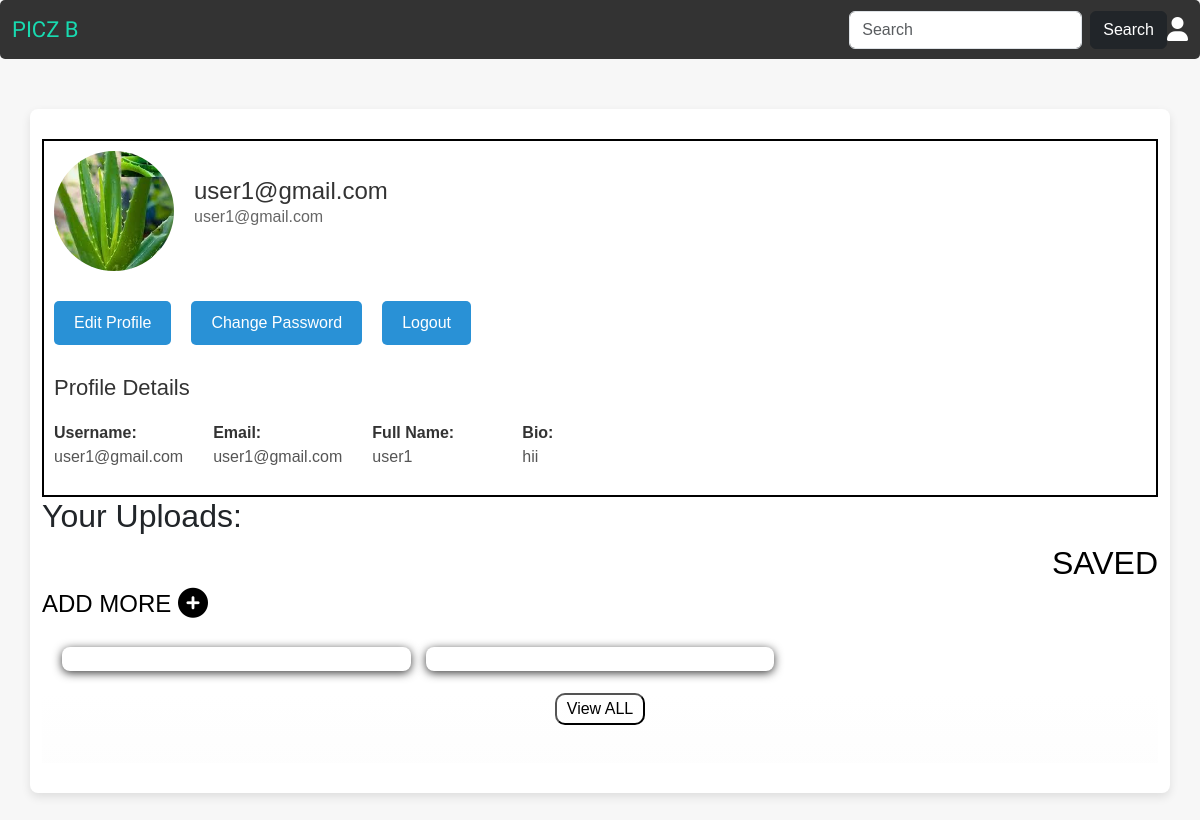
/user_prfl (signed in), run on an earlier commit of the app's database.
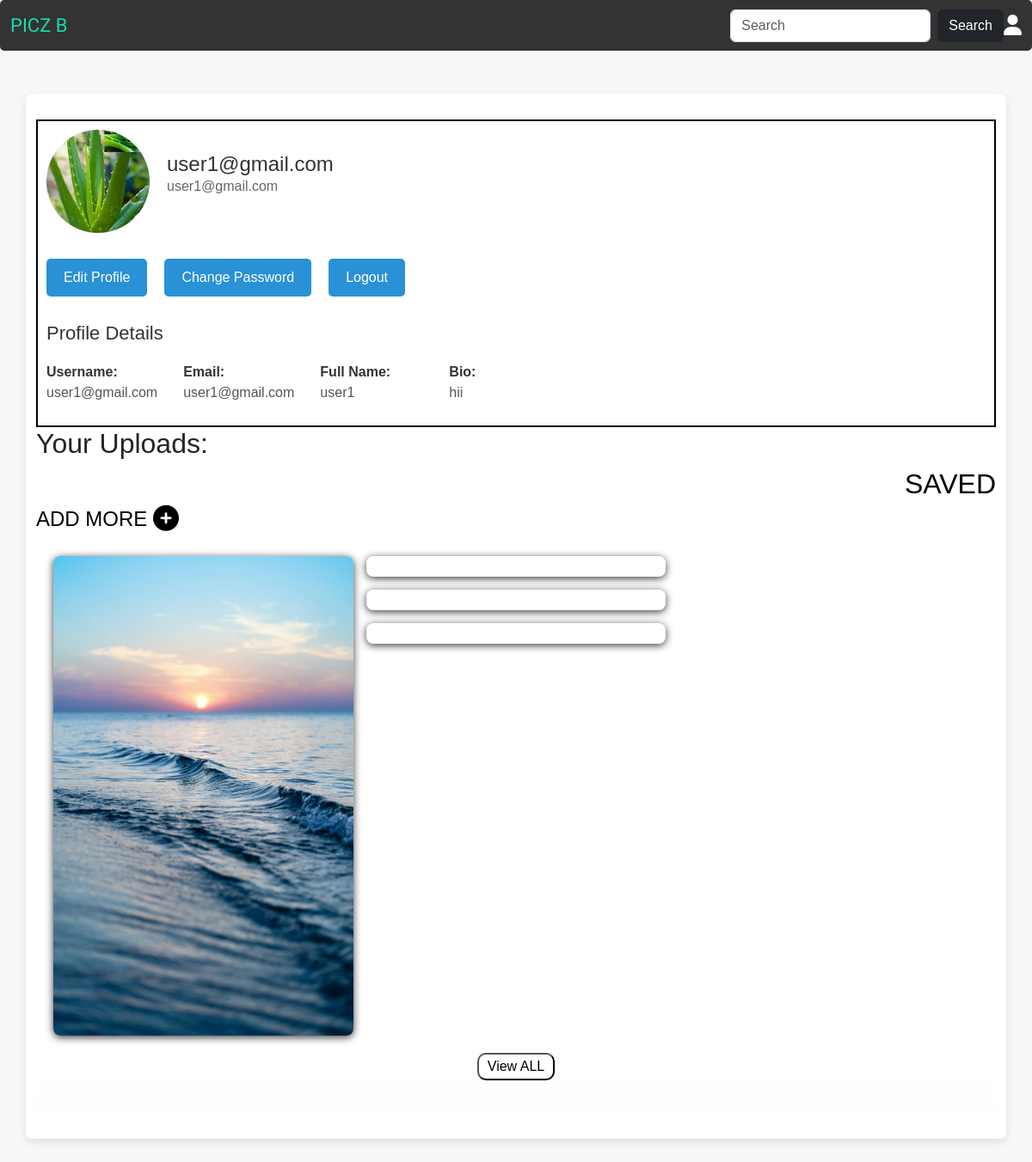
And on a later commit of the database.
### app/models.py (models this page shows, shortened)
class Profile(models.Model):
    user=models.ForeignKey(User,on_delete=models.CASCADE)
    bio=models.TextField()
    profile_picture=models.FileField()

class Your_uplds(models.Model):
    user=models.ForeignKey(User,on_delete=models.CASCADE)
    Images=models.ForeignKey(Images,on_delete=models.CASCADE)

class Images(models.Model):
    user=models.ForeignKey(User,on_delete=models.CASCADE)
    img=models.FileField()
    title=models.TextField()
    tags=models.TextField()
    disp=models.TextField()
    date=models.DateTimeField(auto_now_add=True)
    tag=models.ForeignKey(Category,on_delete=models.CASCADE)

### app/views.py (the view)
# urls.py: path('user_prfl',views.user_prfl),
def user_prfl(req):
    if 'user' in req.session:
        user=User.objects.get(username=req.session['user'])
        if Profile.objects.filter(user=user).exists():
            uploads=Your_uplds.objects.filter(user=user)[::-1]
            profile=Profile.objects.get(user=user)
            return render(req,'user/user_prfl.html',{'uploads':uploads,'profile':profile})
        else:
            user=User.objects.get(username=req.session['user'])
            uploads=Your_uplds.objects.filter(user=user)[::-1]
            return render(req,'user/user_prfl.html',{'uploads':uploads})

### templates/user/user_prfl.html (shortened to what this page needs)
<!DOCTYPE html>
<html lang="en">
<head>
    {% load static %}
    <link rel="stylesheet" href="https://cdnjs.cloudflare.com/ajax/libs/font-awesome/6.7.2/css/all.min.css">
    <link rel="stylesheet" href="https://cdnjs.cloudflare.com/ajax/libs/font-awesome/6.0.0-beta3/css/all.min.css">
    <link rel="stylesheet" href="{% static 'css/userprfl.css' %}">
    <link rel="stylesheet" href="https://cdnjs.cloudflare.com/ajax/libs/font-awesome/6.7.2/css/all.min.css">
  <link href="https://cdn.jsdelivr.net/npm/bootstrap@5.3.3/dist/css/bootstrap.min.css" rel="stylesheet">
 <link rel="stylesheet" href="{% static 'css/style.css'%}">
</head>
</head>
<body>
    <nav class="navbar navbar-expand-sm" id="nbr">
        <div class="container-fluid">
          <a class="navbar-brand logo" href="../home" >PICZ B</a>
          <div class="collapse navbar-collapse" id="mynavbar">
            <ul class="navbar-nav me-auto">
              <li class="nav-item">
                <a class="nav-link" href="" style="color: #ffffff;"> </a>
              </li>
              <li class="nav-item">
                <a class="nav-link" href="javascript:void(0)"></a>
              </li>
              <li class="nav-item">
                <a class="nav-link" href="javascript:void(0)"></a>
              </li>
            </ul>
            <form class="d-flex">
              <input class="form-control me-2" type="text" placeholder="Search">
              <button class="btn btn-dark" type="button">Search</button>
            </form>
            <div class="prfl_logo"> <a href="../login"><i class="fa-solid fa-user fa-xl" style="color: #ffffff;"></i></a></div>
          </div>
        </div>
      </nav>
<div class="container">
    <div class="prfl">
    <div class="profile-header">
      {% if profile.profile_picture %}
        <img src="{{profile.profile_picture.url}}" alt="User Profile Picture">
      {% else %}
        <img src="{% static 'images/default.jpg' %}" alt="User Profile Picture">
      {% endif %}
        <div class="info">
            <h1>{{ user.username }}</h1>
            <p>{{ user.email }}</p>
        </div>
    </div>
    <div class="profile-actions">
        <a href="../edit_prfl">Edit Profile</a>
        <a href="../change_pswd">Change Password</a>
        <a href="../u_logout">Logout</a>
    </div>
    <div class="profile-details">
        <h2>Profile Details</h2>
        <dl>
            <div>
                <dt>Username:</dt>
                <dd>{{ user.username }}</dd>
            </div>
            <div>
                <dt>Email:</dt>
                <dd>{{ user.email }}</dd>
            </div>
            <div>
                <dt>Full Name:</dt>
                <dd>{{ user.first_name }} </dd>
            </div>
            <div>
                <dt>Bio:</dt>
                <dd>{{ profile.bio }}</dd>
            </div>
        </dl>
    </div>
    </div>
    <div class="yr_uplds">
        <h2>Your Uploads:</h2><h2 style="text-align: right;"><a href="../saved_images" style="text-decoration: none; color: black;">SAVED</a></h2>
       <a href="add_image" class="addmore"> <h4>ADD MORE <i class="fa-solid fa-circle-plus fa-lg"></i></h2> </a>
    </div>
    <div class="image-container">
        {% for image in uploads %}
        <div class="image-item">
          <a href="../viewpic/{{image.pk}}"><img src="{{ image.Images.img.url }}" alt="{{ image.title }}"></a>
        </div>
        {% endfor %}
    </div>
    <div class="user_more">
        <a href="../all_uplds"><button class="user_more_btn">View ALL</button></a>
      </div>
</div>
</body>
</html>

### static/css/userprfl.css (style rules this page uses)
body { font-family: Arial, sans-serif; background-color: #f4f7fc; margin: 0; padding: 0; }
.container { max-width: 900px; margin: 50px auto; background-color: white; box-shadow: 0 4px 10px rgba(0, 0, 0, 0.1); padding: 30px; border-radius: 8px; }
.prfl { border: 2px solid black; padding: 10px; }
.profile-header { display: flex; align-items: center; margin-bottom: 30px; }
.profile-header img { width: 120px; height: 120px; border-radius: 50%; object-fit: cover; margin-right: 20px; }
.profile-header .info { flex: 1; }
.profile-header .info h1 { margin: 0; font-size: 24px; color: #333; }
.profile-header .info p { font-size: 16px; color: #666; }
.profile-actions { display: flex; gap: 20px; }
.profile-actions a { text-decoration: none; color: #fff; background-color: #2991d6; padding: 10px 20px; border-radius: 5px; font-size: 16px; display: inline-block; transition: background-color 0.3s ease; }
.profile-details { margin-top: 30px; }
.profile-details h2 { font-size: 22px; color: #333; margin-bottom: 20px; }
.profile-details dl { display: flex; flex-wrap: wrap; gap: 30px; }
.profile-details dt { font-weight: bold; color: #333; width: 120px; }
.profile-details dd { color: #555; margin: 0; }
.user_more { display: flex; justify-content: center; background-color: white; z-index: 5px; height: 70px; background: linear-gradient(to bottom, rgba(255,0,0,0), rgba(253, 253, 253, 0.74)); width: 100%; }
.user_more_btn { background-color: #33333300; color: #000000; padding: 2px 10px; border-radius: 10px; }
.addmore { text-decoration: none; color: #000000; }

### static/css/style.css (style rules this page uses)
#nbr { background-color: #333; border-radius: 5px; }
.logo { font-family: 'Stylish';font-size: 22px; color: #14f5c4dc; }
.prfl_logo { padding: 0px 2; }
body { margin: 0; padding: 0; }
body { font-family: Arial, sans-serif; margin: 0; padding: 0; background-color: #f7f7f7; }
.image-container { column-count: 4; column-gap: 15px; padding: 20px; }
.image-item { break-inside: avoid; margin-bottom: 15px; background-color: #fff; border-radius: 8px; overflow: hidden; box-shadow: 0 2px 10px rgba(0, 0, 0, 0.781); }
.image-item img { width: 100%; height: auto; }
@media (max-width: 1200px) { .image-container { column-count: 3; } }

What changed in the data, as far as the page shows it:
added Your_uplds: Images.img (picture)
